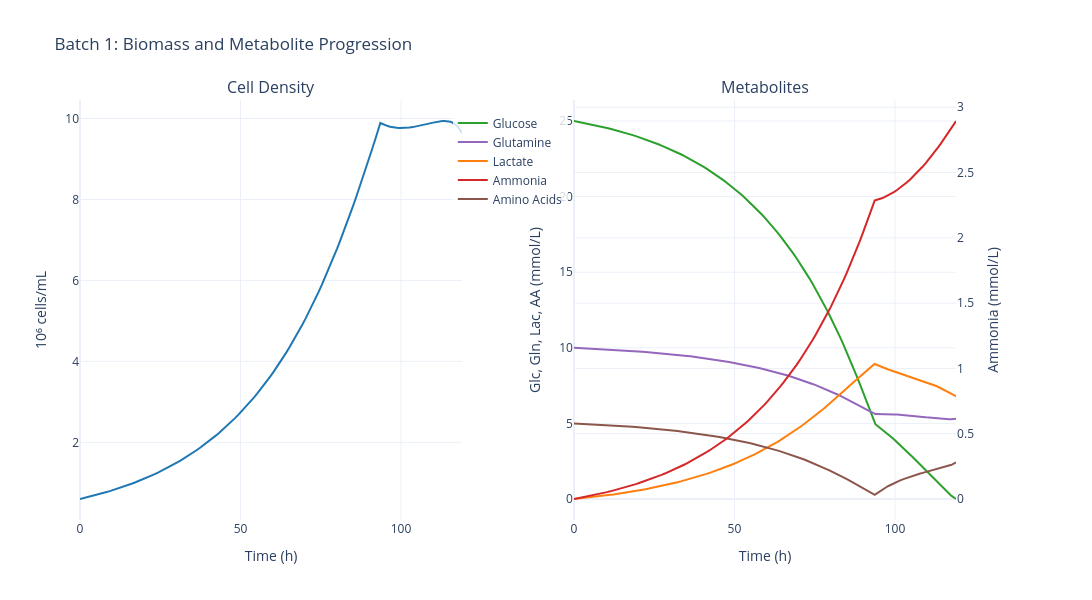

Write notebook code for a chart like this one.
### Code cell
sim.data.plot_biomass_metabolites()

### Figure 1 — Plotly figure (JSON) as saved in the notebook; plotly's stock layout.template omitted (floating-point values rounded to 4 significant figures; data arrays with more than 128 entries replaced by an {"elided": "..."} marker saying what was removed)
{"data": [{"hovertemplate": "Time: %{x:.1f} h<br>Cell Density: %{y:.2f} 10⁶ cells/mL<extra></extra>", "line": {"color": "#1f77b4", "width": 2}, "mode": "lines", "name": "Cell Density", "showlegend": false, "type": "scatter", "x": {"elided": "168 float values"}, "xaxis": "x", "y": {"elided": "168 float values"}, "yaxis": "y"}, {"hovertemplate": "Time: %{x:.1f} h<br>Glucose: %{y:.2f} mmol/L<extra></extra>", "line": {"color": "#2ca02c", "width": 2}, "mode": "lines", "name": "Glucose", "type": "scatter", "x": {"elided": "168 float values"}, "xaxis": "x2", "y": {"elided": "168 float values"}, "yaxis": "y2"}, {"hovertemplate": "Time: %{x:.1f} h<br>Glutamine: %{y:.2f} mmol/L<extra></extra>", "line": {"color": "#9467bd", "width": 2}, "mode": "lines", "name": "Glutamine", "type": "scatter", "x": {"elided": "168 float values"}, "xaxis": "x2", "y": {"elided": "168 float values"}, "yaxis": "y2"}, {"hovertemplate": "Time: %{x:.1f} h<br>Lactate: %{y:.2f} mmol/L<extra></extra>", "line": {"color": "#ff7f0e", "width": 2}, "mode": "lines", "name": "Lactate", "type": "scatter", "x": {"elided": "168 float values"}, "xaxis": "x2", "y": {"elided": "168 float values"}, "yaxis": "y2"}, {"hovertemplate": "Time: %{x:.1f} h<br>Ammonia: %{y:.2f} mmol/L<extra></extra>", "line": {"color": "#d62728", "width": 2}, "mode": "lines", "name": "Ammonia", "type": "scatter", "x": {"elided": "168 float values"}, "xaxis": "x2", "y": {"elided": "168 float values"}, "yaxis": "y3"}, {"hovertemplate": "Time: %{x:.1f} h<br>Amino Acids: %{y:.2f} mmol/L<extra></extra>", "line": {"color": "#8c564b", "width": 2}, "mode": "lines", "name": "Amino Acids", "type": "scatter", "x": {"elided": "168 float values"}, "xaxis": "x2", "y": {"elided": "168 float values"}, "yaxis": "y2"}], "layout": {"annotations": [{"font": {"size": 16}, "showarrow": false, "text": "Cell Density", "x": 0.205, "xanchor": "center", "xref": "paper", "y": 1, "yanchor": "bottom", "yref": "paper"}, {"font": {"size": 16}, "showarrow": false, "text": "Metabolites", "x": 0.735, "xanchor": "center", "xref": "paper", "y": 1, "yanchor": "bottom", "yref": "paper"}], "font": {"size": 12}, "height": 600, "legend": {"bgcolor": "rgba(255,255,255,0.8)", "x": 0.4, "y": 0.98}, "showlegend": true, "title": {"text": "Batch 1: Biomass and Metabolite Progression"}, "width": 1400, "xaxis": {"anchor": "y", "domain": [0, 0.41], "title": {"text": "Time (h)"}}, "xaxis2": {"anchor": "y2", "domain": [0.53, 0.94], "title": {"text": "Time (h)"}}, "yaxis": {"anchor": "x", "domain": [0, 1], "title": {"text": "10⁶ cells/mL"}}, "yaxis2": {"anchor": "x2", "domain": [0, 1], "title": {"text": "Glc, Gln, Lac, AA (mmol/L)"}}, "yaxis3": {"anchor": "x2", "overlaying": "y2", "side": "right", "title": {"text": "Ammonia (mmol/L)"}}}}
